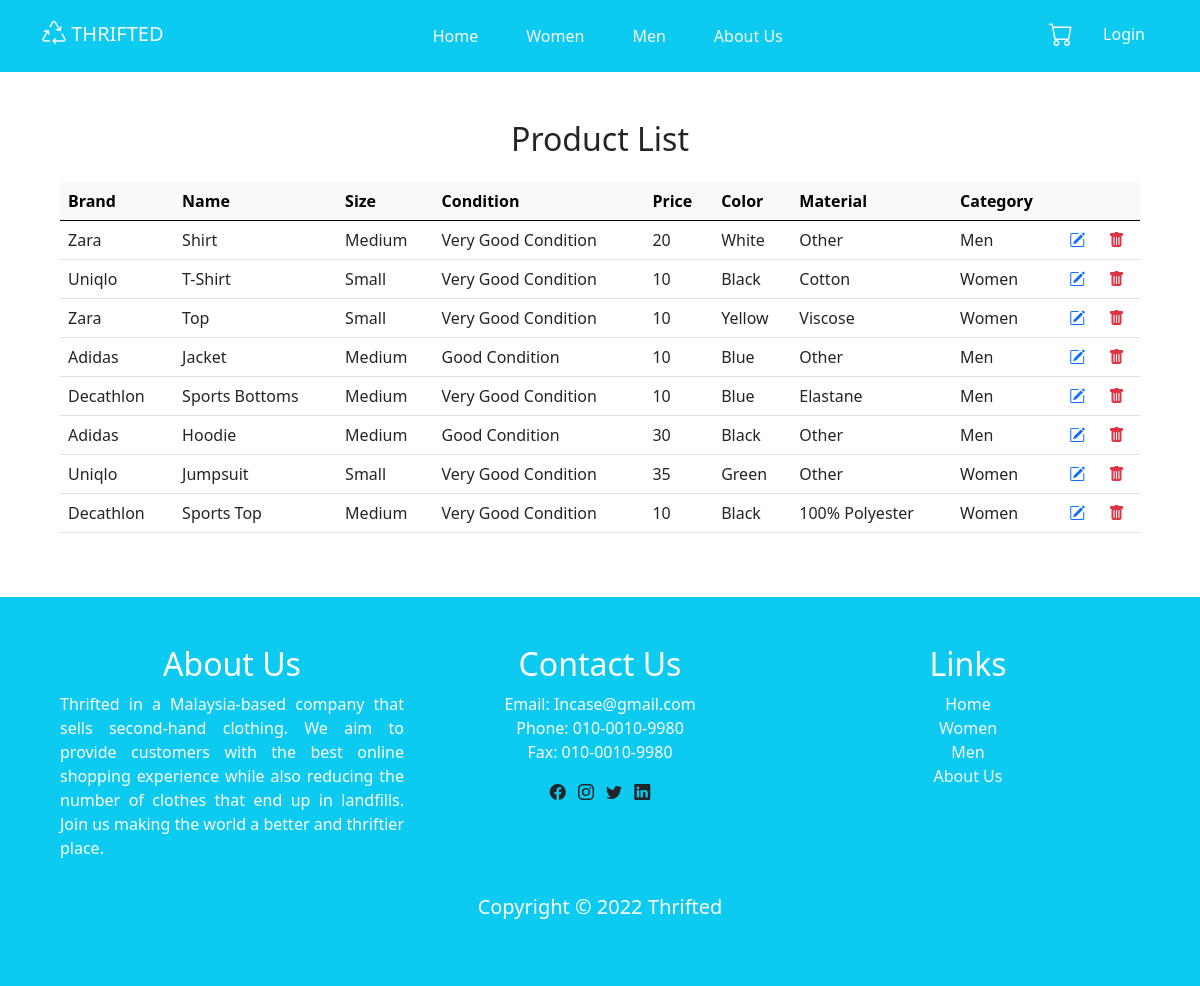
/products.php, run on the app's committed database.
### tables this page shows
CREATE TABLE IF NOT EXISTS `product_tb` (
				`product_id` VARCHAR(25) NOT NULL PRIMARY KEY,
				`product_brand` VARCHAR (25) NOT NULL,
				`product_name` VARCHAR (25) NOT NULL,
				`product_size` VARCHAR (25) NOT NULL,
				`product_condition` VARCHAR (50) NOT NULL, 
				`product_price` FLOAT,
				`product_color` VARCHAR (25) NOT NULL,
				`product_material` VARCHAR (25) NOT NULL,
				`product_image` VARCHAR (100),
				`product_page` VARCHAR (100),
				`product_category` VARCHAR (100)
			);

### php/dbcontroller.php (called while the page is built, shortened)
<?php
class DBController {
	public $host = "localhost";
	public $user = "root";
	public $password = "";
	public $database = "thrifted_db";
	public $conn;
	function __construct() {
		$attr = "mysql:host=". $this->host .";dbname=". $this->database;
		$opts =
		[
		PDO::ATTR_ERRMODE            => PDO::ERRMODE_EXCEPTION,
		PDO::ATTR_DEFAULT_FETCH_MODE => PDO::FETCH_ASSOC,
		PDO::ATTR_EMULATE_PREPARES   => false,
		];
		$this->conn = new PDO($attr, $this->user, $this->password, $opts);
	}
	function runQuery($query) {
		$result = $this->conn->query($query);
		while($row=$result->fetch()) {
			$resultset[] = $row;
		}
		if(!empty($resultset))
			return $resultset;
	}
}
?>

### products.php (the view, shortened to what this page needs)
<?php
require_once("php/dbcontroller.php");
require_once("php/component.php");
$db_handle = new DBController();
?>
<!DOCTYPE html>
<html lang="en">
<head>
    <link href="https://cdn.jsdelivr.net/npm/bootstrap@5.0.2/dist/css/bootstrap.min.css" rel="stylesheet">
    <link rel="stylesheet" href="https://cdn.jsdelivr.net/npm/bootstrap-icons@1.9.0/font/bootstrap-icons.css">
    <link rel="stylesheet" href="style.css">
</head>
<body>
    <section class="p-5">
        <div class="container text-center">
            <h2 class="mb-4">Product List</h2>
            <div class="table-responsive">
            <table class="table align-middle">
                <thead class="table-light">
                    <tr>
                      <th>Brand</th>
                      <th>Name</th>
                      <th>Size</th>
                      <th>Condition</th>
                      <th>Price</th>
                      <th>Color</th>
                      <th>Material</th>
                      <th>Category</th>
                      <th colspan="2"></th>
                    </tr>
                </thead>
                <?php
                $product_array = $db_handle->runQuery("SELECT * FROM `product_tb` ORDER BY product_id");
                if (!empty($product_array)) {
                    foreach($product_array as $key=>$value){
                ?>
                    <tr>
                        <td><?php echo $product_array[$key]["product_brand"]; ?></td>
                        <td><?php echo $product_array[$key]["product_name"]; ?></td>
                        <td><?php echo $product_array[$key]["product_size"]; ?></td>
                        <td><?php echo $product_array[$key]["product_condition"]; ?></td>
                        <td><?php echo $product_array[$key]["product_price"]; ?></td>
                        <td><?php echo $product_array[$key]["product_color"]; ?></td>
                        <td><?php echo $product_array[$key]["product_material"]; ?></td>
                        <td><?php echo $product_array[$key]["product_category"]; ?></td>
                        <td>
                            <a href="products.php?edit=<?php echo $product_array[$key]["product_id"]; ?>" class="text-primary">
                                <i class="bi bi-pencil-square"></i>
                            </a>
                        </td>
                        <td>
                            <a href="products.php?delete=<?php echo $product_array[$key]["product_id"]; ?>" class="text-danger"><i class="bi bi-trash-fill"></i></a>
                        </td>
                    </tr>
                <?php
                    }
                }
                ?>
            </table>
            </div>
        </div>
    </section>
</body>
</html>

### style.css (style rules this page uses)
body { display: flex; flex-direction: column; min-height: 100vh; }
a { text-decoration: none; }

### data on the page
product_tb: product_brand "Zara", product_name "Shirt", product_size "Medium", product_condition "Very Good Condition", product_price "20", product_color "White", product_material "Other", product_category "Men"
product_tb: product_brand "Uniqlo", product_name "T-Shirt", product_size "Small", product_condition "Very Good Condition", product_price "10", product_color "Black", product_material "Cotton", product_category "Women"
product_tb: product_brand "Zara", product_name "Top", product_size "Small", product_condition "Very Good Condition", product_price "10", product_color "Yellow", product_material "Viscose", product_category "Women"
product_tb: product_brand "Adidas", product_name "Jacket", product_size "Medium", product_condition "Good Condition", product_price "10", product_color "Blue", product_material "Other", product_category "Men"
product_tb: product_brand "Decathlon", product_name "Sports Bottoms", product_size "Medium", product_condition "Very Good Condition", product_price "10", product_color "Blue", product_material "Elastane", product_category "Men"
product_tb: product_brand "Adidas", product_name "Hoodie", product_size "Medium", product_condition "Good Condition", product_price "30", product_color "Black", product_material "Other", product_category "Men"
product_tb: product_brand "Uniqlo", product_name "Jumpsuit", product_size "Small", product_condition "Very Good Condition", product_price "35", product_color "Green", product_material "Other", product_category "Women"
product_tb: product_brand "Decathlon", product_name "Sports Top", product_size "Medium", product_condition "Very Good Condition", product_price "10", product_color "Black", product_material "100% Polyester", product_category "Women"
